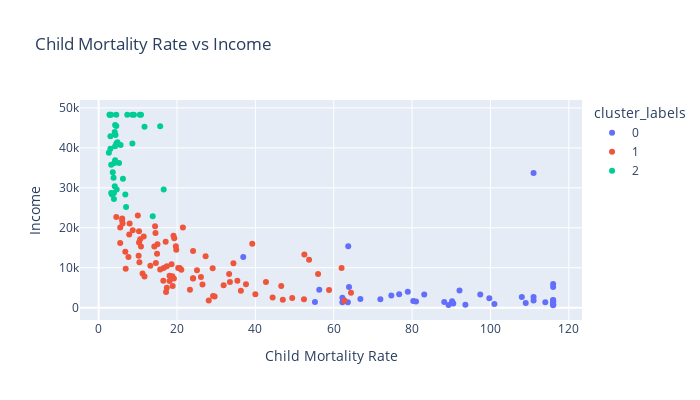

Notebook code cell kept with this figure:
### Markdown cell above
**we can see here cluster 1 and cluster 0 are overlaping. but cluster 1 looks better in comparision with cluster 0 in both GDP per capita and Income terms.**


**cluster 2 is clearly looks most better with High GDP per capita and High Income in comparision with cluster 0 and cluster 1.**

### Code cell
# lets check for Income vs Child Mortality Rate
px.scatter(countries, x="child_mort", y="income", hover_name="country", color="cluster_labels", 
           width=700, height=400, template="plotly", 
           labels={"income":"Income", "child_mort":"Child Mortality Rate"},
           title="Child Mortality Rate vs Income")

### Figure 1 — Plotly figure (JSON) as saved in the notebook; plotly's stock layout.template omitted (floating-point values rounded to 4 significant figures)
{"data": [{"hoverlabel": {"namelength": 0}, "hovertemplate": "<b>%{hovertext}</b><br><br>cluster_labels=0<br>Child Mortality Rate=%{x}<br>Income=%{y}", "hovertext": ["Afghanistan", "Angola", "Benin", "Burkina Faso", "Burundi", "Cameroon", "Central African Republic", "Chad", "Comoros", "Congo, Dem. Rep.", "Congo, Rep.", "Cote d'Ivoire", "Equatorial Guinea", "Eritrea", "Gabon", "Gambia", "Ghana", "Guinea", "Guinea-Bissau", "Haiti", "Iraq", "Kenya", "Lao", "Lesotho", "Liberia", "Madagascar", "Malawi", "Mali", "Mauritania", "Mozambique", "Niger", "Nigeria", "Pakistan", "Rwanda", "Senegal", "Sierra Leone", "Sudan", "Tanzania", "Timor-Leste", "Togo", "Uganda", "Yemen", "Zambia"], "legendgroup": "0", "marker": {"color": "#636efa", "symbol": "circle"}, "mode": "markers", "name": "0", "showlegend": true, "type": "scatter", "x": [90.2, 116, 111, 116, 93.6, 108, 116, 116, 88.2, 116, 63.9, 111, 111, 55.2, 63.7, 80.3, 74.7, 109, 114, 116, 36.9, 62.2, 78.9, 99.7, 89.3, 62.2, 90.5, 116, 97.4, 101, 116, 116, 92.1, 63.6, 66.8, 116, 76.7, 71.9, 62.6, 90.3, 81, 56.3, 83.1], "xaxis": "x", "y": [1610, 5900, 1820, 1430, 764, 2660, 888, 1930, 1410, 609, 5190, 2690, 33700, 1420, 15400, 1660, 3060, 1190, 1390, 1500, 12700, 2480, 3980, 2380, 700, 1390, 1030, 1870, 3320, 918, 814, 5150, 4280, 1350, 2180, 1220, 3370, 2090, 1850, 1210, 1540, 4480, 3280], "yaxis": "y"}, {"hoverlabel": {"namelength": 0}, "hovertemplate": "<b>%{hovertext}</b><br><br>cluster_labels=1<br>Child Mortality Rate=%{x}<br>Income=%{y}", "hovertext": ["Albania", "Algeria", "Antigua and Barbuda", "Argentina", "Armenia", "Azerbaijan", "Bangladesh", "Barbados", "Belarus", "Belize", "Bhutan", "Bolivia", "Bosnia and Herzegovina", "Botswana", "Brazil", "Bulgaria", "Cambodia", "Cape Verde", "Chile", "China", "Colombia", "Costa Rica", "Croatia", "Dominican Republic", "Ecuador", "Egypt", "El Salvador", "Estonia", "Fiji", "Georgia", "Grenada", "Guatemala", "Guyana", "Hungary", "India", "Indonesia", "Iran", "Jamaica", "Jordan", "Kazakhstan", "Kiribati", "Kyrgyz Republic", "Latvia", "Lebanon", "Lithuania", "Macedonia, FYR", "Malaysia", "Maldives", "Mauritius", "Micronesia, Fed. Sts.", "Moldova", "Mongolia", "Montenegro", "Morocco", "Myanmar", "Namibia", "Nepal", "Panama", "Paraguay", "Peru", "Philippines", "Poland", "Romania", "Russia", "Samoa", "Serbia", "Seychelles", "Solomon Islands", "South Africa", "Sri Lanka", "St. Vincent and the Grenadines", "Suriname", "Tajikistan", "Thailand", "Tonga", "Tunisia", "Turkey", "Turkmenistan", "Ukraine", "Uruguay", "Uzbekistan", "Vanuatu", "Venezuela", "Vietnam"], "legendgroup": "1", "marker": {"color": "#EF553B", "symbol": "circle"}, "mode": "markers", "name": "1", "showlegend": true, "type": "scatter", "x": [16.6, 27.3, 10.3, 14.5, 18.1, 39.2, 49.4, 14.2, 5.5, 18.8, 42.7, 46.6, 6.9, 52.5, 19.8, 10.8, 44.4, 26.5, 8.7, 15.7, 18.6, 10.2, 5.5, 34.4, 25.1, 29.1, 19.2, 4.5, 24.1, 16.5, 14.6, 35.4, 37.6, 6, 58.8, 33.3, 19.3, 18.1, 21.1, 21.5, 62.7, 29.6, 7.8, 10.3, 6.1, 10.4, 7.9, 13.2, 15, 40, 17.2, 26.1, 6.8, 33.5, 64.4, 56, 47, 19.7, 24.1, 20.3, 31.9, 6, 11.5, 10, 18.9, 7.6, 14.4, 28.1, 53.7, 11.2, 20.7, 24.1, 52.4, 14.9, 17.4, 17.4, 19.1, 62, 11.7, 10.6, 36.3, 29.2, 17.1, 23.3], "xaxis": "x", "y": [9930, 12900, 19100, 18700, 6700, 16000, 2440, 15300, 16200, 7880, 6420, 5410, 9720, 13300, 14500, 15300, 2520, 5830, 19400, 9530, 10900, 13000, 20100, 11100, 9350, 9860, 7300, 22700, 7350, 6730, 11200, 6710, 5840, 22300, 4410, 8430, 17400, 8000, 9470, 20100, 1730, 2790, 18300, 16300, 21100, 11400, 21100, 10500, 15900, 3340, 3910, 7710, 14000, 6440, 3720, 8460, 1990, 15400, 7290, 9960, 5600, 21800, 17800, 23100, 5400, 12700, 20400, 1780, 12000, 8560, 9920, 14200, 2110, 13500, 4980, 10400, 18000, 9940, 7820, 17100, 4240, 2950, 16500, 4490], "yaxis": "y"}, {"hoverlabel": {"namelength": 0}, "hovertemplate": "<b>%{hovertext}</b><br><br>cluster_labels=2<br>Child Mortality Rate=%{x}<br>Income=%{y}", "hovertext": ["Australia", "Austria", "Bahamas", "Bahrain", "Belgium", "Brunei", "Canada", "Cyprus", "Czech Republic", "Denmark", "Finland", "France", "Germany", "Greece", "Iceland", "Ireland", "Israel", "Italy", "Japan", "Kuwait", "Libya", "Luxembourg", "Malta", "Netherlands", "New Zealand", "Norway", "Oman", "Portugal", "Qatar", "Saudi Arabia", "Singapore", "Slovak Republic", "Slovenia", "South Korea", "Spain", "Sweden", "Switzerland", "United Arab Emirates", "United Kingdom", "United States"], "legendgroup": "2", "marker": {"color": "#00cc96", "symbol": "circle"}, "mode": "markers", "name": "2", "showlegend": true, "type": "scatter", "x": [4.8, 4.3, 13.8, 8.6, 4.5, 10.5, 5.6, 3.6, 3.4, 4.1, 3, 4.2, 4.2, 3.9, 2.6, 4.2, 4.6, 4, 3.2, 10.8, 16.6, 2.8, 6.8, 4.5, 6.2, 3.2, 11.7, 3.9, 9, 15.7, 2.8, 7, 3.2, 4.1, 3.8, 3, 4.5, 8.6, 5.2, 7.3], "xaxis": "x", "y": [41400, 43200, 22900, 41100, 41100, 48290.0, 40700, 33900, 28300, 44000, 39800, 36900, 40400, 28700, 38800, 45700, 29600, 36200, 35800, 48290.0, 29600, 48290.0, 28300, 45500, 32300, 48290.0, 45300, 27200, 48290.0, 45400, 48290.0, 25200, 28700, 30400, 32500, 42900, 48290.0, 48290.0, 36200, 48290.0], "yaxis": "y"}], "layout": {"height": 400, "legend": {"title": {"text": "cluster_labels"}, "tracegroupgap": 0}, "title": {"text": "Child Mortality Rate vs Income"}, "width": 700, "xaxis": {"anchor": "y", "domain": [0, 1], "title": {"text": "Child Mortality Rate"}}, "yaxis": {"anchor": "x", "domain": [0, 1], "title": {"text": "Income"}}}}
